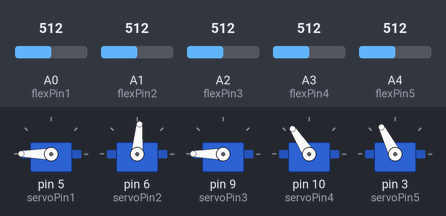
The sketch below on a simulated Arduino Uno, built with avr-gcc and run on an emulated ATmega328P. Shown: 5 × servo. The test bench sets the inputs (shaded band); at power-on: A1 (flexPin2) = 512, A3 (flexPin4) = 512, A4 (flexPin5) = 512, A0 (flexPin1) = 512, A2 (flexPin3) = 512.

Above: at 1.2 s.
1.3 s: A1 (flexPin2) set to 716
At 1.9 s:
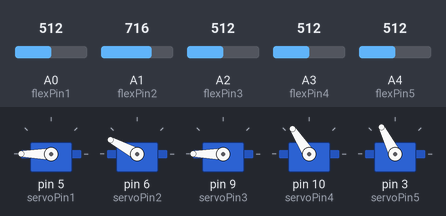
2.8 s: A3 (flexPin4) set to 716
At 3.1 s:
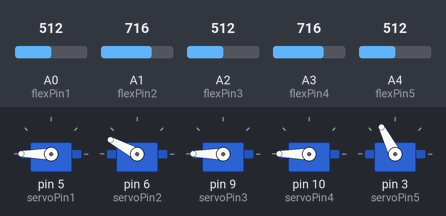
4.3 s: A4 (flexPin5) set to 716
At 5.4 s:
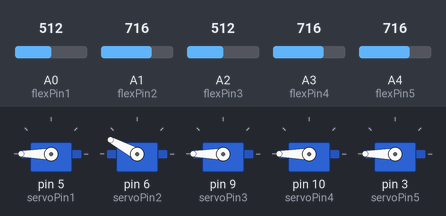
5.8 s: A0 (flexPin1) set to 306
At 6.5 s:
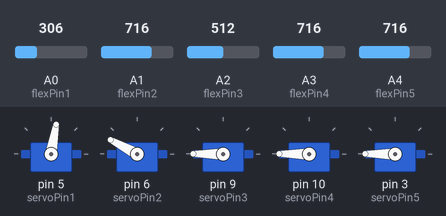
7.3 s: A2 (flexPin3) set to 306
At 7.7 s:
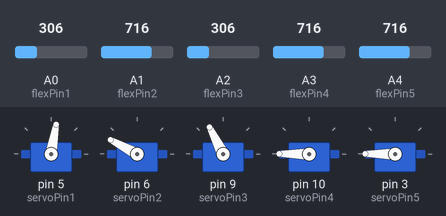
8.8 s: A0 (flexPin1) set to 30
At 10.1 s:
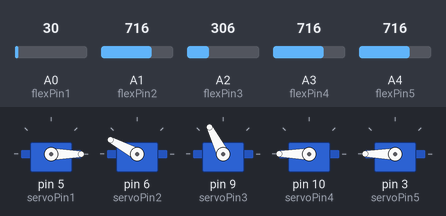
Timing chart, 0 to 11.3 s (numbered marks = the images above; inputs shaded):
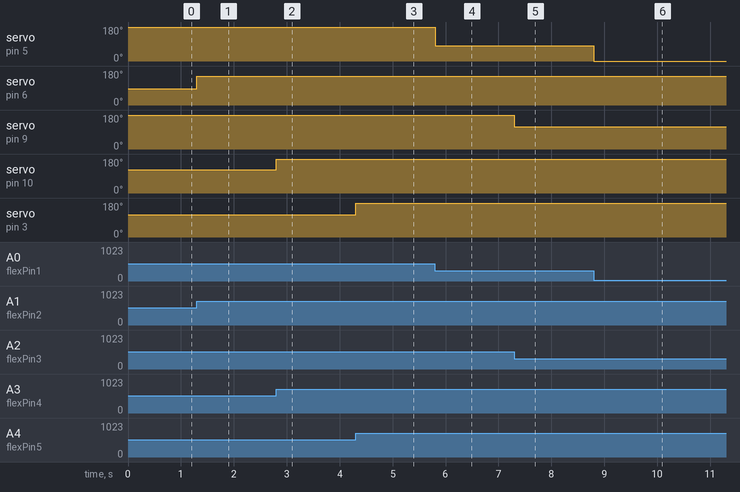

Measured:
- after the input at 1.3 s, servo on pin 6 (servoPin2): 85° → 152° at once
- after the input at 2.8 s, servo on pin 10 (servoPin4): 123° → 180° at once
- after the input at 4.3 s, servo on pin 3 (servoPin5): 117° → 180° at once
- after the input at 5.8 s, servo on pin 5 (servoPin1): 180° → 80° at once
- after the input at 7.3 s, servo on pin 9 (servoPin3): 180° → 117° at once
- after the input at 8.8 s, servo on pin 5 (servoPin1): 80° → 0° at once

The sketch:

servo.ino
```cpp
#include <Servo.h>

Servo finger1, finger2, finger3, finger4, finger5;

int servoPin1 = 5;
int servoPin2 = 6;
int servoPin3 = 9;
int servoPin4 = 10;
int servoPin5 = 3;

int flexPin1 = A0;
int flexPin2 = A1;
int flexPin3 = A2;
int flexPin4 = A3;
int flexPin5 = A4;

void setup()
{
  finger1.attach(servoPin1);
  finger2.attach(servoPin2);
  finger3.attach(servoPin3);
  finger4.attach(servoPin4);
  finger5.attach(servoPin5);

  pinMode(servoPin1, OUTPUT);
  pinMode(servoPin2, OUTPUT);
  pinMode(servoPin3, OUTPUT);
  pinMode(servoPin4, OUTPUT);
  pinMode(servoPin5, OUTPUT);

  pinMode(flexPin1, INPUT);
  pinMode(flexPin2, INPUT);
  pinMode(flexPin3, INPUT);
  pinMode(flexPin4, INPUT);
  pinMode(flexPin5, INPUT);
}

void loop()
{
  int flex1 = analogRead(flexPin1);
  int flex2 = analogRead(flexPin2);
  int flex3 = analogRead(flexPin3);
  int flex4 = analogRead(flexPin4);
  int flex5 = analogRead(flexPin5);

 int pos1 = map(flex1, 150, 500, 0, 180);
  pos1 = constrain(pos1, 0, 180);
  int pos2 = map(flex2, 250, 800, 0, 180);
  pos2 = constrain(pos2, 0, 180);
  int pos3 = map(flex3, 130, 400, 0, 180);
  pos3 = constrain(pos3, 0, 180);
  int pos4 = map(flex4, 320, 600, 0, 180);
  pos4 = constrain(pos4, 0, 180);
  int pos5 = map(flex5, 250, 650, 0, 180);
  pos5 = constrain(pos5, 0, 180);

  finger1.write(pos1);
  finger2.write(pos2);
  finger3.write(pos3);
  finger4.write(pos4);
  finger5.write(pos5);
}
```
